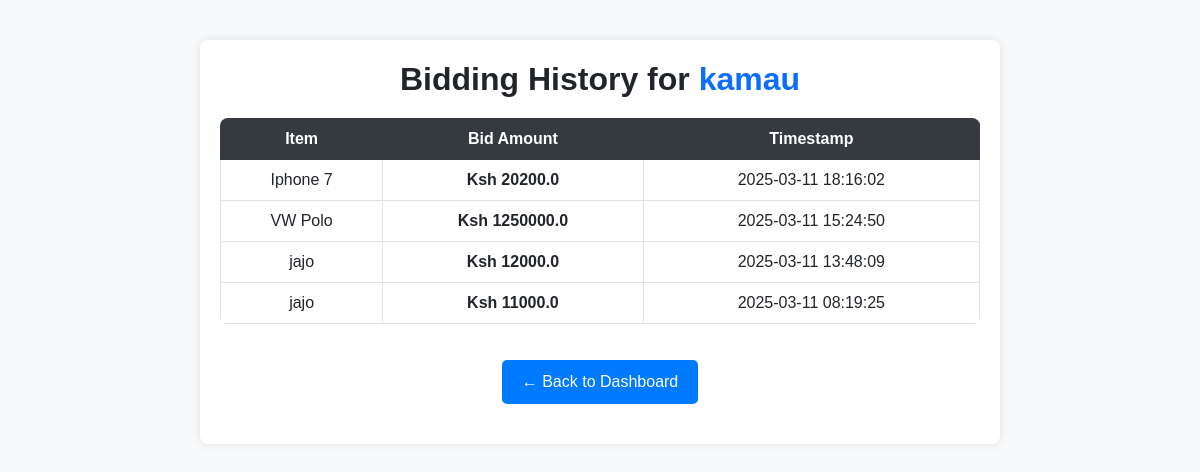
The app's page /admin/bids/user/3, older data.
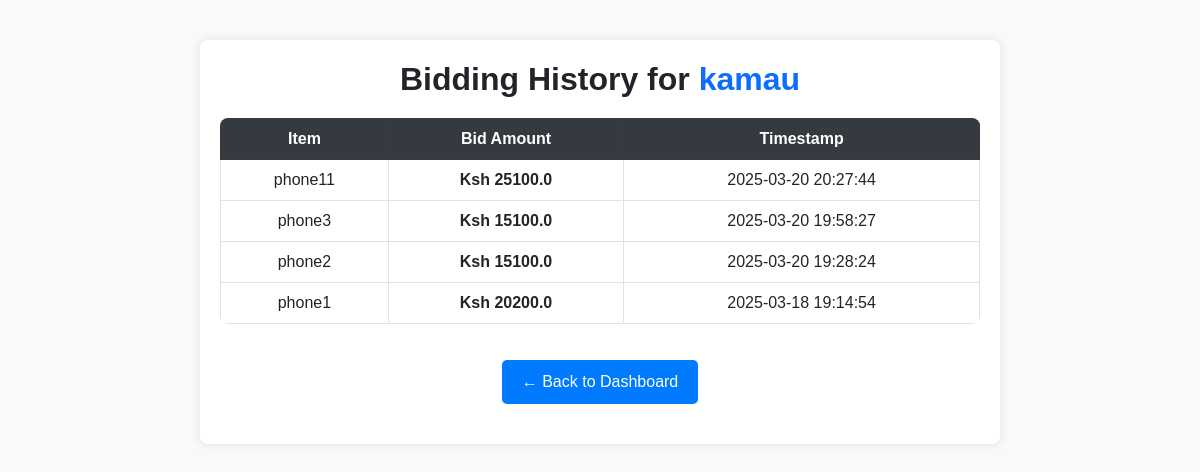
The same page, newer data.
### models.py (models this page shows)
class Bid(db.Model):
    id = db.Column(db.Integer, primary_key=True)
    user_id = db.Column(db.Integer, db.ForeignKey('user.id'), nullable=False)
    auction_id = db.Column(db.Integer, db.ForeignKey('auction_item.id'), nullable=False)
    bid_amount = db.Column(db.Float, nullable=False)
    timestamp = db.Column(db.DateTime, default=datetime.now)
    user = db.relationship('User', backref='bids')

class AuctionItem(db.Model):
    id = db.Column(db.Integer, primary_key=True)
    title = db.Column(db.String(100), nullable=False)
    description = db.Column(db.Text, nullable=False)
    starting_price = db.Column(db.Float, nullable=False)
    image = db.Column(db.String(100), nullable=True)
    end_time = db.Column(db.DateTime(timezone=True), nullable=False, default=lambda: datetime.now(timezone.utc))
    bids = db.relationship('Bid', backref='auction_item', lazy=True)
    category = db.Column(db.String(50), nullable=False)  # New field for category
    additional_images = db.relationship('AdditionalImage', back_populates='auction_item', cascade="all, delete-orphan")
    serial_number = db.Column(db.String(50), nullable=True)
    model = db.Column(db.String(50), nullable=True)
    year_of_manufacture = db.Column(db.String(4), nullable=True)
    color = db.Column(db.String(30), nullable=True)
    primary_damage = db.Column(db.String(50), nullable=True)
    secondary_damage = db.Column(db.String(50), nullable=True)
    VIN = db.Column(db.String(17), nullable=True)
    odometer = db.Column(db.Integer, nullable=True)
    working = db.Column(db.String(10), nullable=True)  # Yes/No/Not Applicable
    sale_status = db.Column(db.String(20), default='Open')  # Open, Closed, or Sold

### app.py (the view)
@app.route('/admin/bids/user/<int:user_id>')
def view_user_bidding_history(user_id):
    if (not user_id):
        return "User ID is required", 400  # Handle cases where no user is selected
    """View a specific user's bidding history."""
    user = User.query.get(user_id)  # Fetch user details
    if (not user):
        flash("User not found", "danger")
        return redirect(url_for('admin_dashboard'))
    user_bids = Bid.query.filter_by(user_id=user_id).order_by(Bid.timestamp.desc()).all()
    return render_template('view_user_bidding_history.html', bids=user_bids, user=user, user_id=user_id)

### app.py (called while the page is built)
@app.context_processor
def inject_user_model():
    from models import User  # Import your User model here
    return dict(User=User)

### templates/view_user_bidding_history.html (shortened to what this page needs)
<!DOCTYPE html>
<html lang="en">
<head>
    <link href="https://cdn.jsdelivr.net/npm/bootstrap@5.3.0/dist/css/bootstrap.min.css" rel="stylesheet">
</head>
<body>
<div class="container">
    <h2>Bidding History for <span class="text-primary">{{ user.username }}</span></h2>
    <div class="table-responsive">
        <table class="table table-bordered table-hover">
            <thead class="table-dark">
                <tr>
                    <th>Item</th>
                    <th>Bid Amount</th>
                    <th>Timestamp</th>
                </tr>
            </thead>
            <tbody>
                {% for bid in bids %}
                <tr>
                    <td>{{ bid.auction_item.title }}</td>
                    <td class="bid-amount">Ksh {{ bid.bid_amount|round(2) }}</td>
                    <td>{{ bid.timestamp.strftime('%Y-%m-%d %H:%M:%S') }}</td>
                </tr>
                {% endfor %}
            </tbody>
        </table>
    </div>
    <a href="{{ url_for('admin_bid_management') }}" class="btn-back">← Back to Dashboard</a>
</div>
</body>
</html>

Row changes from the older to the newer data that the page shows:
no longer on this page (row edited): Bid: auction_item "Iphone 7", bid_amount "20200.0", timestamp "2025-03-11 18:16:02"
no longer on this page (row edited): Bid: auction_item "jajo", bid_amount "12000.0", timestamp "2025-03-11 13:48:09"
now on this page (row edited): Bid: auction_item "phone11", bid_amount "25100.0", timestamp "2025-03-20 20:27:44"
changed Bid: auction_item "VW Polo" → "phone3"; bid_amount "1250000.0" → "15100.0"; timestamp "2025-03-11 15:24:50" → "2025-03-20 19:58:27"
now on this page (row edited): Bid: auction_item "phone2", bid_amount "15100.0", timestamp "2025-03-20 19:28:24"
changed Bid: auction_item "jajo" → "phone1"; bid_amount "11000.0" → "20200.0"; timestamp "2025-03-11 08:19:25" → "2025-03-18 19:14:54"
